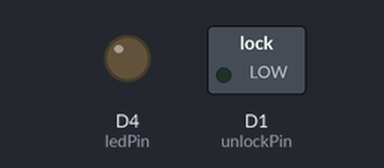
Recording of a sketch running on a simulated ESP8266 (NodeMCU). Shown: switched loads named in the sketch (green lamp = pin HIGH), output pins drawn as LEDs (lit = HIGH). WiFi joins after 1.5 s; servers stay silent unless stated; what the sketch prints to the serial monitor is not drawn. At 3.7 s the program puts the board to deep sleep or switches it off; the recording ends there.

Above: at 0.1 s.
At 1.8 s:
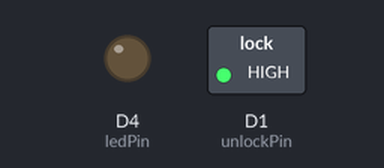
Timing chart, 0 to 3.3 s (numbered marks = the images above):
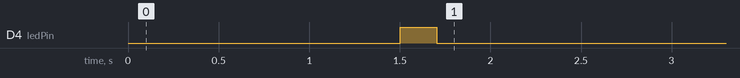

Measured:
- by itself, D4 (ledPin): HIGH → LOW at 1.7 s

The sketch:

strikebuttonNEW.ino
```cpp
/*  Connects to the home WiFi network
 *  Asks some network parameters
 *  Sends and receives message from the server in every 2 seconds
 *  Communicates: wifi_server_01.ino
 */
#include <SPI.h>
#include <ESP8266WiFi.h>

byte ledPin = 2;
int unlockPin = D1;

char ssid[] = "SSID";           // SSID of your home WiFi
char pass[] = "PASSWORD";            // password of your home WiFi

unsigned long askTimer = 0;

IPAddress server(192,168,1,100);       // the fix IP address of the server
WiFiClient client;

void setup() {
  Serial.begin(115200);               // only for debug
  WiFi.begin(ssid, pass);             // connects to the WiFi router
  while (WiFi.status() != WL_CONNECTED) {
    Serial.print(".");
    delay(500);
  }
/*  Serial.println("Connected to wifi");
  Serial.print("Status: "); Serial.println(WiFi.status());    // Network parameters
  Serial.print("IP: ");     Serial.println(WiFi.localIP());
  Serial.print("Subnet: "); Serial.println(WiFi.subnetMask());
  Serial.print("Gateway: "); Serial.println(WiFi.gatewayIP());
  Serial.print("SSID: "); Serial.println(WiFi.SSID());
  Serial.print("Signal: "); Serial.println(WiFi.RSSI());*/
  pinMode(ledPin, OUTPUT);
  pinMode(unlockPin, OUTPUT);
  digitalWrite(ledPin,HIGH);
  digitalWrite(unlockPin,HIGH);
}

void loop () {
  client.connect(server, 80);   // Connection to the server

  if (digitalRead(unlockPin)==LOW){
    client.println("Unlock\r");
    Serial.println("Unlock");
  }else{
    client.println("Lock\r");
    Serial.println("Lock");
  }
  digitalWrite(ledPin,LOW);
  client.flush();
  delay(2000);
  ESP.deepSleep(0);


}
```
